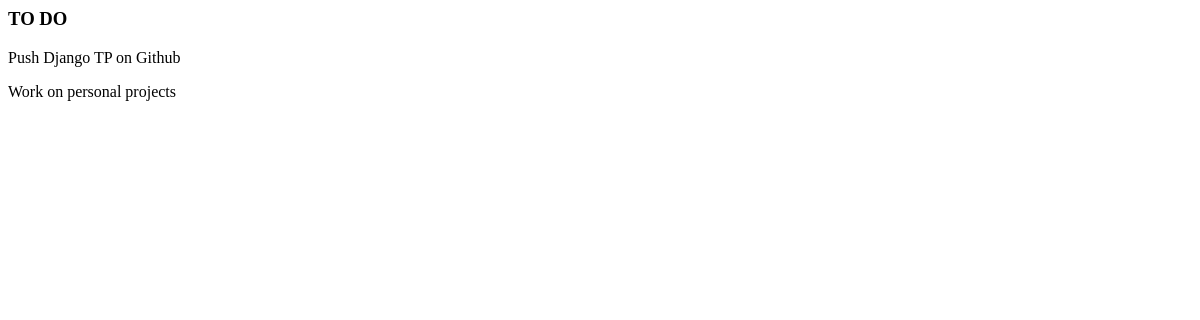
Before: / with the older database file.
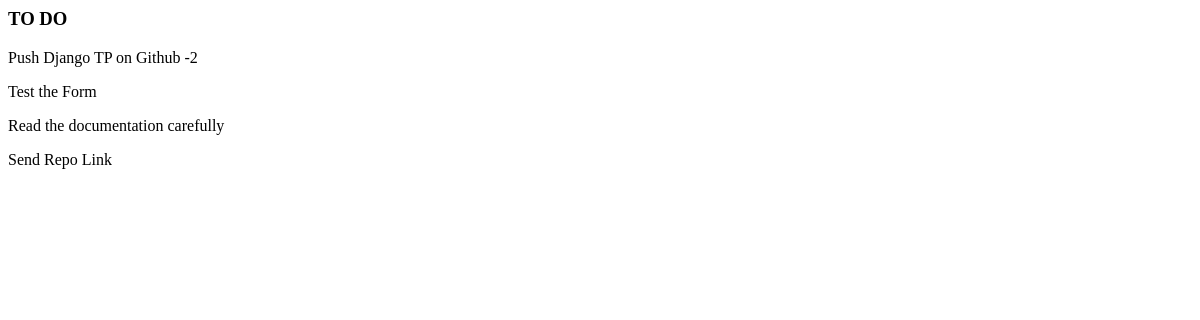
After: the same page with the newer database file.
### todo/models.py (models this page shows)
class Todo(models.Model):
    title = models.CharField(max_length=200)
    complete = models.BooleanField(default=False)
    created = models.DateTimeField(auto_now_add=True)
    def __str__(self):
        return self.title

### todo/views.py (the view)
# urls.py: path('', views.index)
def index(request):
    todos = Todo.objects.all()
    context = {'todos':todos}
    return render(request, 'todo/list.html', context)

### todo/templates/todo/list.html
<h3>TO DO</h3>
{% for todo in todos %}
    <div>
        <p>{{todo}}</p>
    </div>
{% endfor %}

Changed rows visible on the page:
removed Todo: title "Work on personal projects"
changed Todo: title "Push Django TP on Github" → "Push Django TP on Github -2"
added Todo: title "Test the Form"
added Todo: title "Read the documentation carefully"
added Todo: title "Send Repo Link"
